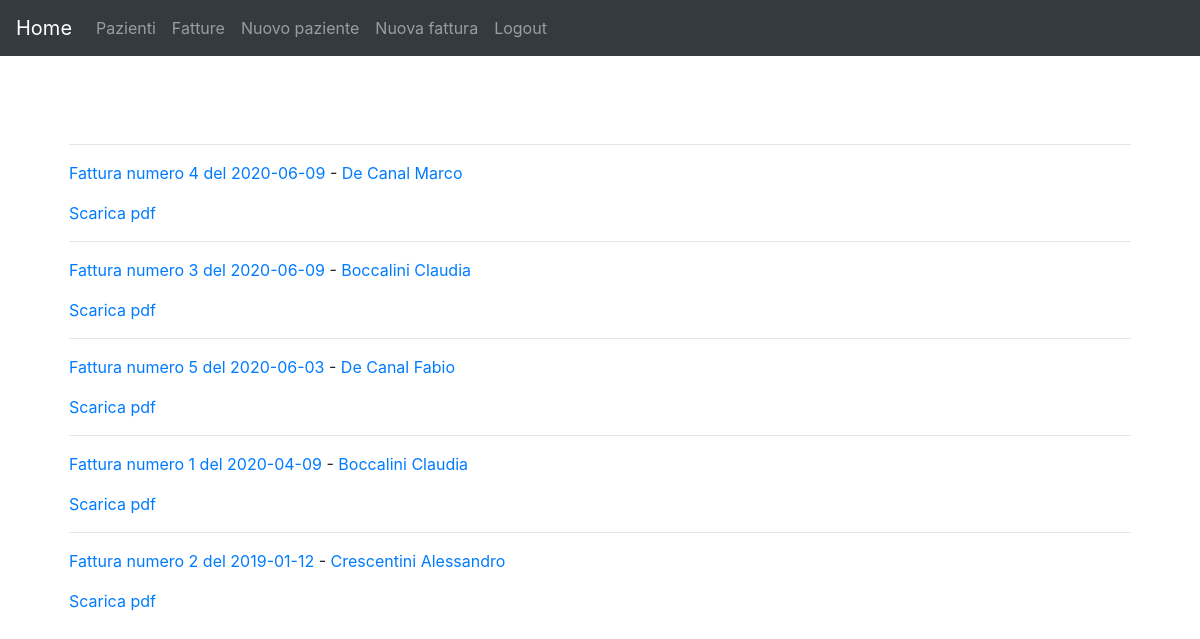
The app's page /gestione/fatture/ (signed in), older data.
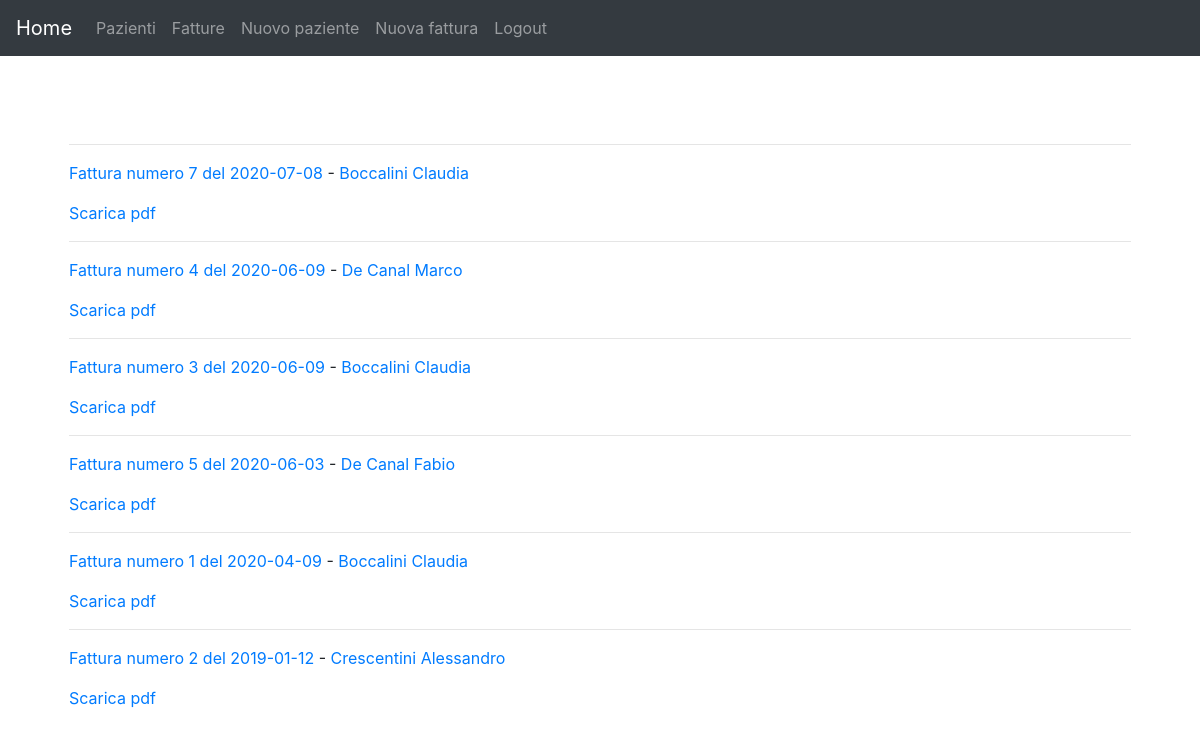
The same page, newer data.
### gestione/models.py (models this page shows, shortened)
class Fattura(models.Model):
	paziente = models.ForeignKey(Paziente, on_delete = models.SET_NULL, null = True, help_text = 'Intestatario (Paziente)')
	valore = models.DecimalField(help_text = 'Valore', max_digits = 8, decimal_places = 2)
	data = models.DateField(default = date.today, help_text = 'Data <em>YYYY-MM-DD</em>.')
	numero = models.PositiveSmallIntegerField('Numero d\'ordine', help_text = 'Numero d\'ordine')
	class Meta:
		ordering = ['-data','-numero']
	def __str__(self):
		return "Fattura numero " + str(self.numero) + " del " + str(self.data)
	def get_absolute_url(self):
		return reverse('dettaglio-fattura', args=[str(self.id)])

class Paziente(models.Model):
	cognome = models.CharField(max_length = 100, help_text = 'Cognome')
	nome = models.CharField(max_length = 100, help_text = 'Nome')
	codfisc = models.CharField("Codice fiscale", max_length = 16, help_text = 'Codice fiscale', blank = True)
	piva = models.CharField('Partita Iva', max_length = 50, help_text = 'P. Iva', blank = True)
	paese = models.CharField('Città', max_length = 100, help_text = 'Città', blank = True)
	provincia = models.CharField(max_length = 2, help_text = 'Prov.', blank = True)
	cap = models.CharField('CAP', max_length = 5, help_text = 'CAP', blank = True)
	via = models.CharField(max_length = 100, help_text = 'Via', blank = True)
	civico = models.CharField('N. civico', max_length = 30, help_text = 'N. civico', blank = True)
	telefono = models.CharField(max_length = 25, help_text = 'Telefono', blank = True)
	email = models.EmailField(help_text = 'email', blank = True)
	data_nascita  = models.DateField('Data di nascita', help_text = 'Data di nascita <em>YYYY-MM-DD</em>.', blank = True, null=True)
	paese_nascita = models.CharField('Città di nascita', max_length = 100, help_text = 'Città di nascita', blank = True)
	provincia_nascita = models.CharField('Provincia di nascita',max_length = 2, help_text = 'Prov. di nascita', blank = True)
	prezzo = models.DecimalField(help_text = 'Prezzo', max_digits = 8, decimal_places = 2, blank = True, default = 50.00)
	ultima_modifica = models.DateTimeField(help_text = 'Ultima modifica', auto_now = True)
	class Meta:
		ordering = ['cognome','nome']
	def __str__(self):
		return ' '.join([self.cognome, self.nome])
	def get_absolute_url(self):
		return reverse('dettaglio-paziente', args=[str(self.id)])

### gestione/views.py (the view)
# urls.py: path('fatture/', views.FatturaListView.as_view(), name='fatture'),
class FatturaListView(LoginRequiredMixin, generic.ListView):
    model = Fattura
    context_object_name = 'elenco_fatture'
    permission_required = ('gestione.view_fattura','gestione.delete_fattura','gestione.view_paziente')

### gestione/templates/gestione/fattura_list.html
{% extends "generic.html" %}
{% block main-content %}
{% for f in elenco_fatture %}
<hr><p><a href="{{f.get_absolute_url}}">{{f}}</a> - <a href="{{f.paziente.get_absolute_url}}">{{f.paziente}}</a></p>
<a href="{% url 'fattura-pdf' f.id %}">Scarica pdf</a>
{% endfor %}
{% endblock main-content %}

Row changes from the older to the newer data that the page shows:
added Fattura: numero+data "Fattura numero 7 del 2020-07-08", paziente "Boccalini Claudia"
